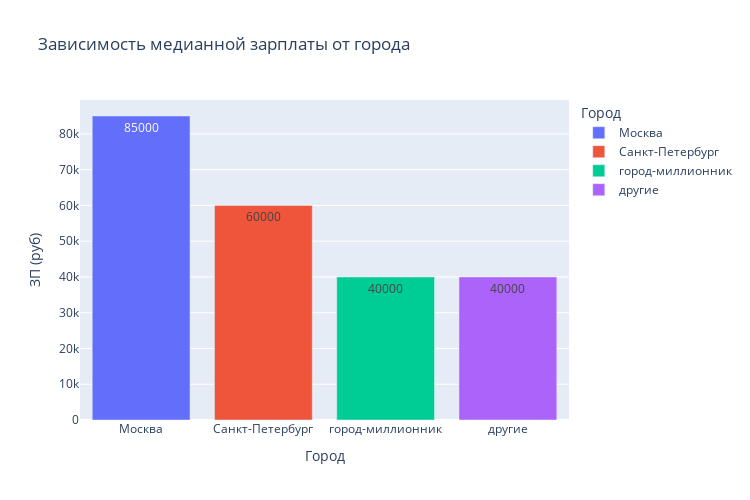
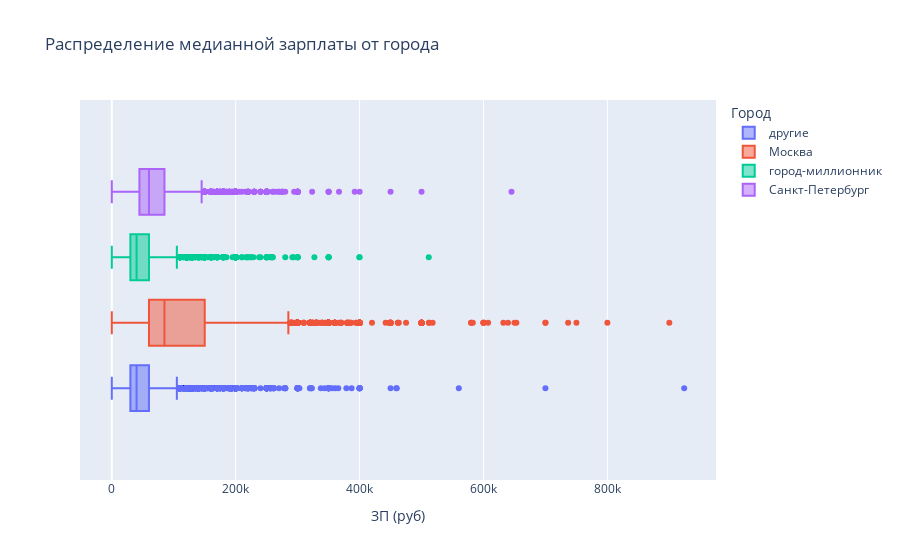

The code cell stored with these charts, in order, in its notebook:
### Markdown cell above
5. Постройте диаграмму, которая показывает распределение желаемой заработной платы (**"ЗП (руб)"**) в зависимости от города (**"Город"**). Используйте для диаграммы данные о резюме, где желая заработная плата меньше 1 млн рублей.
*Сделайте выводы по полученной диаграмме: как соотносятся медианные уровни желаемой заработной платы и их размах в городах? Как вы считаете, важен ли признак города при прогнозировании заработной платы?*

### Code cell
bar_data2 = hh_data[hh_data['ЗП (руб)']<1e6].groupby('Город', as_index=False).median()
fig1 = px.bar(
    data_frame=bar_data2,
    x='Город',
    y='ЗП (руб)',
    color='Город',
    text='ЗП (руб)',
    orientation='v',
    height=500,
    width=750,
    title='Зависимость медианной зарплаты от города'
)
fig1.show()

fig2 = px.box(
    data_frame = hh_data[hh_data['ЗП (руб)']<1e6],
    x = 'ЗП (руб)',
    color = 'Город',
    title = 'Распределение медианной зарплаты от города'
    )
fig2.show()

### Figure 1 — Plotly figure (JSON) as saved in the notebook; plotly's stock layout.template omitted (floating-point values rounded to 4 significant figures)
{"data": [{"alignmentgroup": "True", "hovertemplate": "Город=%{x}<br>ЗП (руб)=%{text}<extra></extra>", "legendgroup": "Москва", "marker": {"color": "#636efa", "pattern": {"shape": ""}}, "name": "Москва", "offsetgroup": "Москва", "orientation": "v", "showlegend": true, "text": [85000], "textposition": "auto", "type": "bar", "x": ["Москва"], "xaxis": "x", "y": [85000], "yaxis": "y"}, {"alignmentgroup": "True", "hovertemplate": "Город=%{x}<br>ЗП (руб)=%{text}<extra></extra>", "legendgroup": "Санкт-Петербург", "marker": {"color": "#EF553B", "pattern": {"shape": ""}}, "name": "Санкт-Петербург", "offsetgroup": "Санкт-Петербург", "orientation": "v", "showlegend": true, "text": [60000], "textposition": "auto", "type": "bar", "x": ["Санкт-Петербург"], "xaxis": "x", "y": [60000], "yaxis": "y"}, {"alignmentgroup": "True", "hovertemplate": "Город=%{x}<br>ЗП (руб)=%{text}<extra></extra>", "legendgroup": "город-миллионник", "marker": {"color": "#00cc96", "pattern": {"shape": ""}}, "name": "город-миллионник", "offsetgroup": "город-миллионник", "orientation": "v", "showlegend": true, "text": [40000], "textposition": "auto", "type": "bar", "x": ["город-миллионник"], "xaxis": "x", "y": [40000], "yaxis": "y"}, {"alignmentgroup": "True", "hovertemplate": "Город=%{x}<br>ЗП (руб)=%{text}<extra></extra>", "legendgroup": "другие", "marker": {"color": "#ab63fa", "pattern": {"shape": ""}}, "name": "другие", "offsetgroup": "другие", "orientation": "v", "showlegend": true, "text": [40000], "textposition": "auto", "type": "bar", "x": ["другие"], "xaxis": "x", "y": [40000], "yaxis": "y"}], "layout": {"barmode": "relative", "height": 500, "legend": {"title": {"text": "Город"}, "tracegroupgap": 0}, "title": {"text": "Зависимость медианной зарплаты от города"}, "width": 750, "xaxis": {"anchor": "y", "categoryarray": ["Москва", "Санкт-Петербург", "город-миллионник", "другие"], "categoryorder": "array", "domain": [0, 1], "title": {"text": "Город"}}, "yaxis": {"anchor": "x", "domain": [0, 1], "title": {"text": "ЗП (руб)"}}}}

### Figure 2 — Plotly figure (JSON) as saved in the notebook; plotly's stock layout.template omitted (floating-point values rounded to 4 significant figures; data arrays with more than 128 entries replaced by an {"elided": "..."} marker saying what was removed)
{"data": [{"alignmentgroup": "True", "hovertemplate": "Город=другие<br>ЗП (руб)=%{x}<extra></extra>", "legendgroup": "другие", "marker": {"color": "#636efa"}, "name": "другие", "notched": false, "offsetgroup": "другие", "orientation": "h", "showlegend": true, "type": "box", "x": {"elided": "16450 float values"}, "x0": " ", "xaxis": "x", "y0": " ", "yaxis": "y"}, {"alignmentgroup": "True", "hovertemplate": "Город=Москва<br>ЗП (руб)=%{x}<extra></extra>", "legendgroup": "Москва", "marker": {"color": "#EF553B"}, "name": "Москва", "notched": false, "offsetgroup": "Москва", "orientation": "h", "showlegend": true, "type": "box", "x": {"elided": "16617 float values"}, "x0": " ", "xaxis": "x", "y0": " ", "yaxis": "y"}, {"alignmentgroup": "True", "hovertemplate": "Город=город-миллионник<br>ЗП (руб)=%{x}<extra></extra>", "legendgroup": "город-миллионник", "marker": {"color": "#00cc96"}, "name": "город-миллионник", "notched": false, "offsetgroup": "город-миллионник", "orientation": "h", "showlegend": true, "type": "box", "x": {"elided": "6734 float values"}, "x0": " ", "xaxis": "x", "y0": " ", "yaxis": "y"}, {"alignmentgroup": "True", "hovertemplate": "Город=Санкт-Петербург<br>ЗП (руб)=%{x}<extra></extra>", "legendgroup": "Санкт-Петербург", "marker": {"color": "#ab63fa"}, "name": "Санкт-Петербург", "notched": false, "offsetgroup": "Санкт-Петербург", "orientation": "h", "showlegend": true, "type": "box", "x": {"elided": "4937 float values"}, "x0": " ", "xaxis": "x", "y0": " ", "yaxis": "y"}], "layout": {"boxmode": "group", "legend": {"title": {"text": "Город"}, "tracegroupgap": 0}, "title": {"text": "Распределение медианной зарплаты от города"}, "xaxis": {"anchor": "y", "domain": [0, 1], "title": {"text": "ЗП (руб)"}}, "yaxis": {"anchor": "x", "domain": [0, 1]}}}
